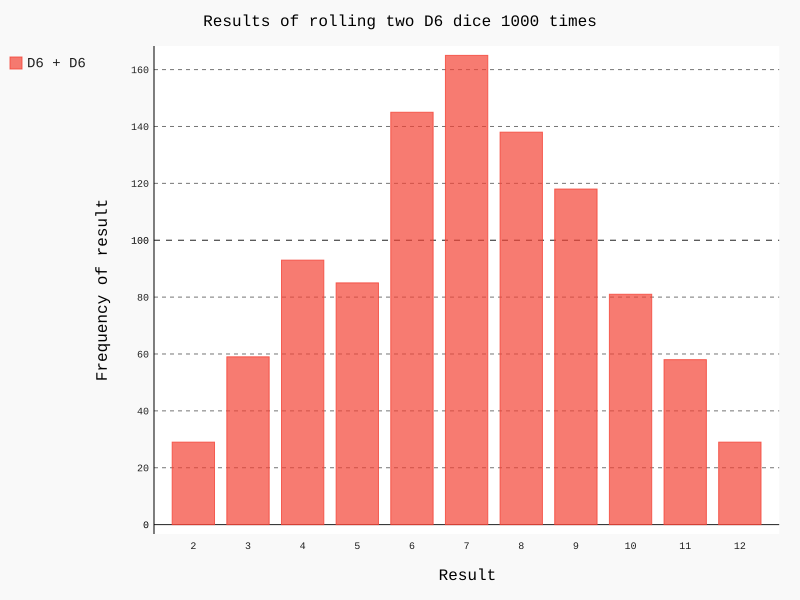

Recreate this plot in Python.
import pygal

from die import Die

# create two D6 dice
die_1 = Die()
die_2 = Die()

# make rolls, store results in a list
results = [die_1.roll() + die_2.roll() for roll_num in range(1000)]

# analyse the results
max_result = die_1.num_sides + die_2.num_sides
frequencies = [results.count(value) for value in range(2, max_result + 1)]

# visualise the results
hist = pygal.Bar()

hist.title = "Results of rolling two D6 dice 1000 times"
hist.x_labels = [str(x) for x in range(2, max_result+1)]
hist.x_title = "Result"
hist.y_title = "Frequency of result"

hist.add('D6 + D6', frequencies)
hist.render_to_file('dice_visual.svg')
